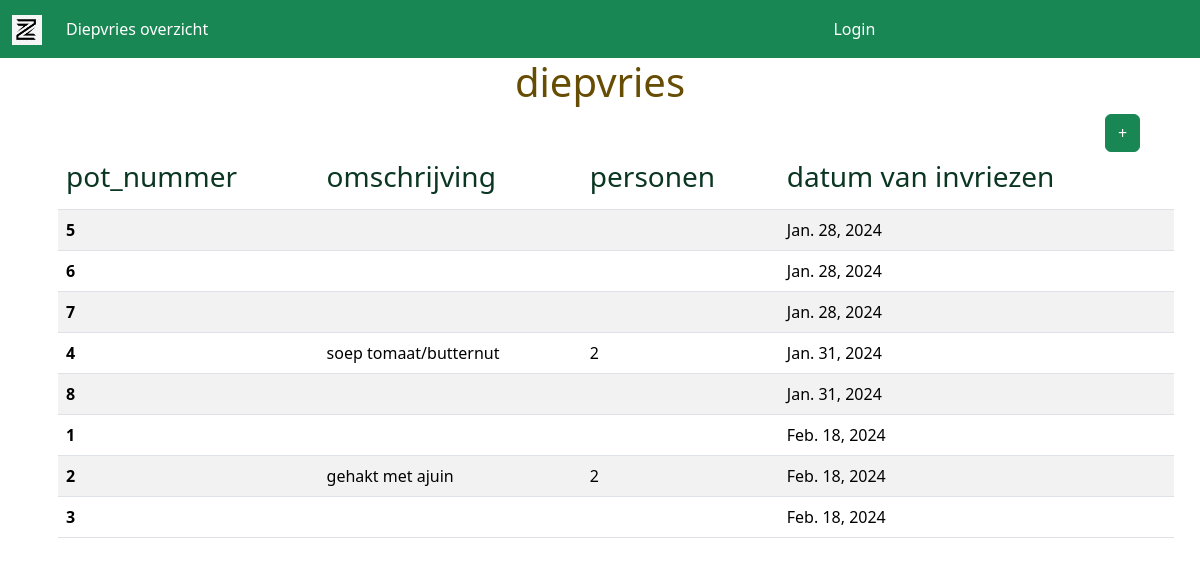
The page /main/diepvries/ on the database its author committed.
### main/models.py (models this page shows)
class Diepvries(models.Model):
    pot_nummer = models.IntegerField(unique = True)
    omschrijving = models.CharField(max_length = 50)
    personen = models.CharField(max_length = 2)
    datum = models.DateField(auto_now = True)

### main/views.py (the view, shortened to what this page needs)
# urls.py: path("diepvries/", views.diepvries_page, name="diepvries"),
def diepvries_page(request):
    template = "main/diepvries.html"
    inhoud = Diepvries.objects.all().order_by("datum").values()
    context = {"inhoud":inhoud}
    return render(request=request, context=context, template_name=template)

### main/templates/main/diepvries.html (shortened to what this page needs)
{% extends "main/base.html" %}
{% block title %}
    <h1 class="text-center text-warning-emphasis">diepvries</h1>
{% endblock title %}
{% block precontent %}
    <div class="container text-center">
        <div class="row">
            <div class="col">
            </div>
            <div class="col">
            </div>
            <div class="col-1">
                <button type="button" class="btn btn-success" data-bs-toggle="modal" data-bs-target="#exampleModal">
                    +
                </button>
            </div>
        </div>
    </div>
{% endblock precontent %}
{% block content %}
<ul>
    <div class="container">
        <table class="table table-striped">
            <thead>
              <tr>
                <th scope="col"><h3 class="text-success-emphasis">pot_nummer</h3></th>
                <th scope="col"><h3 class="text-success-emphasis">omschrijving</h3></th>
                <th scope="col"><h3 class="text-success-emphasis">personen</h3></th>
                <th scope="col"><h3 class="text-success-emphasis">datum van invriezen</h3></th>
              </tr>
            </thead>
            <tbody>
                {% for x in inhoud %}
                <tr>
                    <th scope="row">{{x.pot_nummer}}</th>
                    <td>{{x.omschrijving}}</td>
                    <td>{{x.personen}}</td>
                    <td>{{x.datum}}</td>
                </tr>
                {% endfor %}
            </tbody>
          </table>
    </div>
</ul>
{% endblock content %}

### rows shown on the page
Diepvries: pot_nummer "5", datum "Jan. 28, 2024"
Diepvries: pot_nummer "6", datum "Jan. 28, 2024"
Diepvries: pot_nummer "7", datum "Jan. 28, 2024"
Diepvries: pot_nummer "4", omschrijving "soep tomaat/butternut", personen "2", datum "Jan. 31, 2024"
Diepvries: pot_nummer "8", datum "Jan. 31, 2024"
Diepvries: pot_nummer "1", datum "Feb. 18, 2024"
Diepvries: pot_nummer "2", omschrijving "gehakt met ajuin", personen "2", datum "Feb. 18, 2024"
Diepvries: pot_nummer "3", datum "Feb. 18, 2024"
